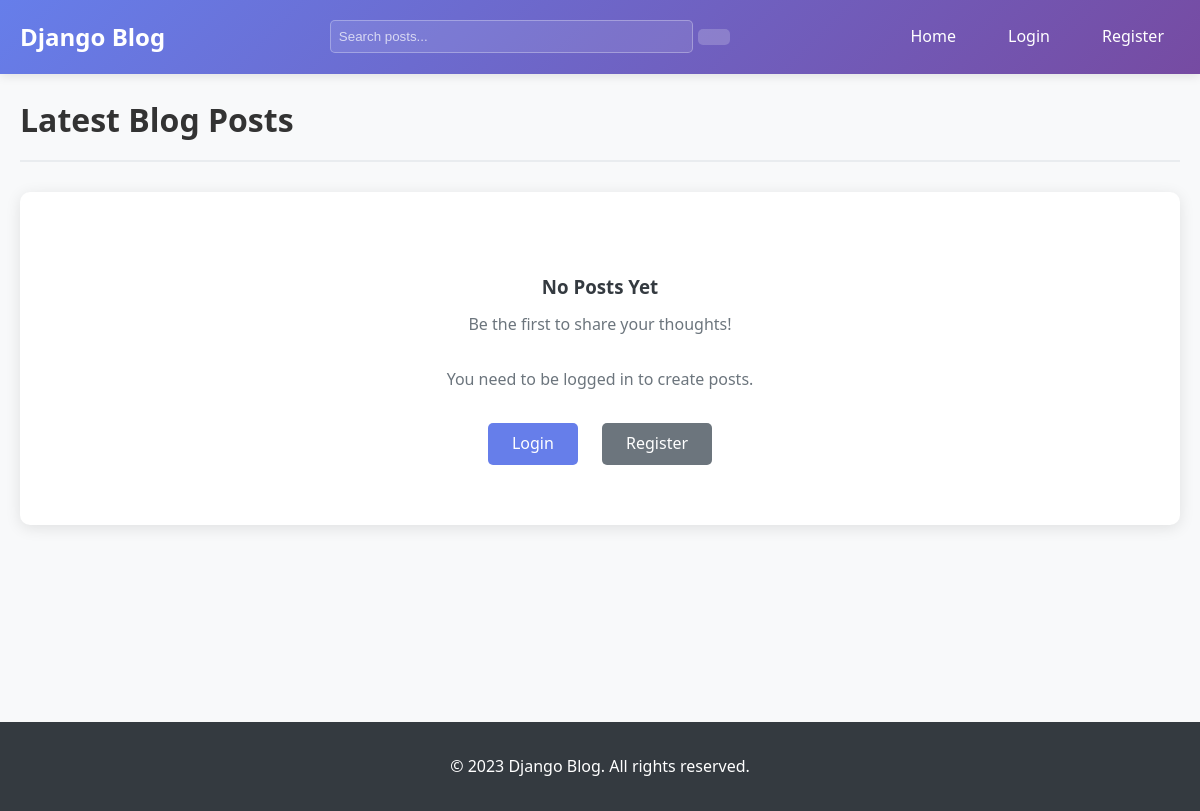
/, run on an earlier commit of the app's database.
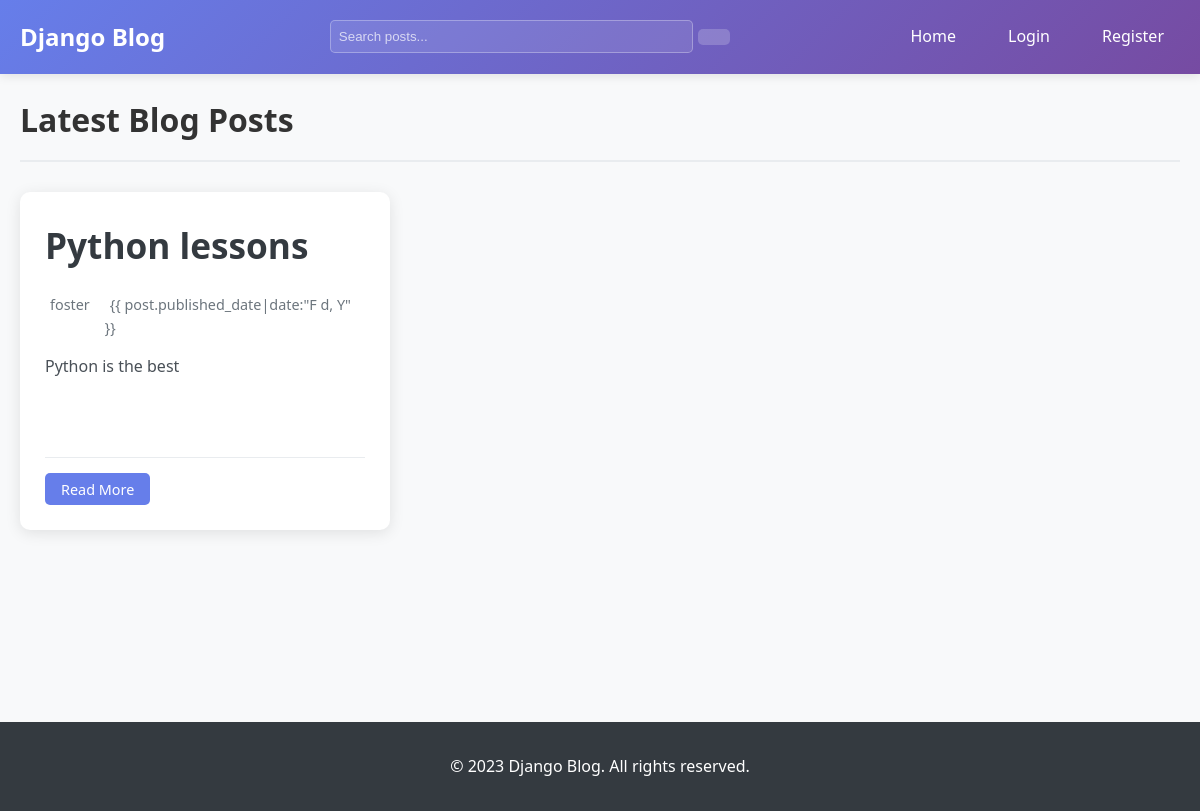
And on a later commit of the database.
### blog/models.py (models this page shows, shortened)
class Post(models.Model):
    title = models.CharField(max_length=200)
    content = models.TextField()
    published_date = models.DateTimeField(default=timezone.now)
    author = models.ForeignKey(User, on_delete=models.CASCADE)
    updated_date = models.DateTimeField(auto_now=True)
    tags = models.ManyToManyField('Tag', related_name='posts', blank=True)
    taggit_tags = TaggableManager(blank=True, related_name='tagged_posts')  # django-taggit integration
    def excerpt(self):
        return self.content[:150] + "..." if len(self.content) > 150 else self.content
    class Meta:
        ordering = ['-published_date']

### blog/views.py (the view)
# urls.py: path('', views.PostListView.as_view(), name='post_list'),
class PostListView(ListView):
    model = Post
    template_name = 'blog/post_list.html'
    context_object_name = 'posts'
    paginate_by = 5
    def get_queryset(self):
        return Post.objects.filter(published_date__lte=timezone.now()).order_by('-published_date')

### blog/templates/blog/post_list.html (shortened to what this page needs)
{% extends 'blog/base.html' %}
{% block content %}
<div class="post-list-container">
  <div class="post-list-header">
    <h1>Latest Blog Posts</h1>
  </div>
  {% if posts %}
  <div class="post-grid">
    {% for post in posts %}
    <div class="post-card">
      <div class="post-card-header">
        <h2 class="post-title">
          <a href="{% url 'post_detail' pk=post.pk %}">{{ post.title }}</a>
        </h2>
        <div class="post-meta">
          <span class="post-author">
             {{ post.author.username }}
          </span>
          <span class="post-date">
             {{ post.published_date|date:"F d, Y"
            }}
          </span>
        </div>
      </div>
      <div class="post-excerpt">
        <p>{{ post.excerpt }}</p>
      </div>
      <div class="post-tags-inline">
      </div>
      <div class="post-card-footer">
        <a href="{% url 'post_detail' pk=post.pk %}" class="btn btn-sm">
           Read More
        </a>
      </div>
    </div>
    {% endfor %}
  </div>
   {% else %}
  <div class="empty-state">
    <h3>No Posts Yet</h3>
    <p>Be the first to share your thoughts!</p>
    {% if user.is_authenticated %}
    <a href="{% url 'post_create' %}" class="btn btn-primary">
      Create Your First Post
    </a>
    {% else %}
    <div class="auth-prompt">
      <p>You need to be logged in to create posts.</p>
      <a href="{% url 'login' %}" class="btn">Login</a>
      <a href="{% url 'register' %}" class="btn btn-secondary">Register</a>
    </div>
    {% endif %}
  </div>
  {% endif %}
</div>
{% endblock %}

What changed in the data, as far as the page shows it:
added Post: title "Python lessons", author.username "foster", excerpt "Python is the best"
Also different on the page:
text no longer shown: "No Posts Yet Be the first to share your thoughts! You need to be logged in to create posts. Login Register"
